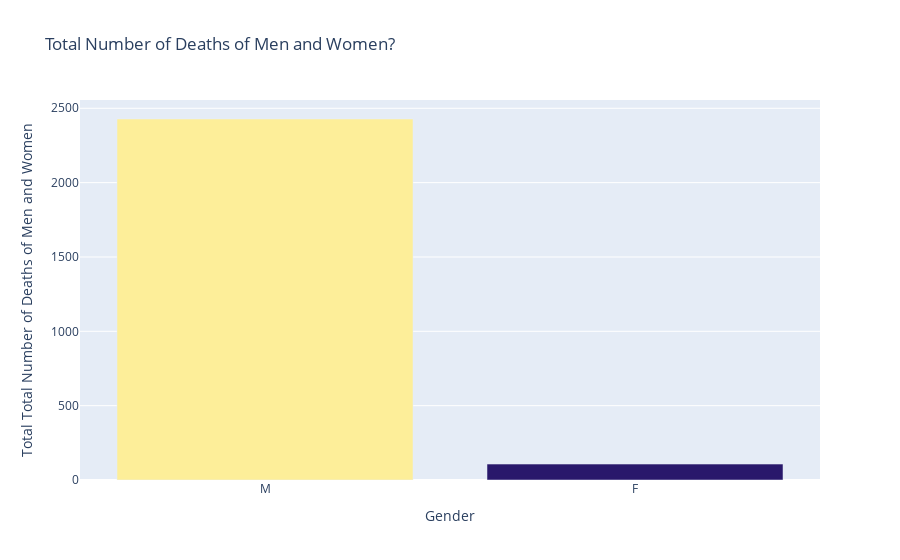

Here is the notebook cell this chart was saved with:
### Code cell
bar = px.bar(x=['M', 'F'],
             y=killed_gender.values,
             color=killed_gender.values,
             color_continuous_scale=px.colors.sequential.haline,
             title='Total Number of Deaths of Men and Women?')

bar.update_layout(xaxis_title='Gender', 
                  yaxis_title='Total Total Number of Deaths of Men and Women',
                  coloraxis_showscale=False)
bar.show()

### Figure 1 — Plotly figure (JSON) as saved in the notebook; plotly's stock layout.template omitted (floating-point values rounded to 4 significant figures)
{"data": [{"alignmentgroup": "True", "hovertemplate": "x=%{x}<br>y=%{y}<br>color=%{marker.color}<extra></extra>", "legendgroup": "", "marker": {"color": [2428, 107], "coloraxis": "coloraxis", "pattern": {"shape": ""}}, "name": "", "offsetgroup": "", "orientation": "v", "showlegend": false, "textposition": "auto", "type": "bar", "x": ["M", "F"], "xaxis": "x", "y": [2428, 107], "yaxis": "y"}], "layout": {"barmode": "relative", "coloraxis": {"colorbar": {"title": {"text": "color"}}, "colorscale": [[0, "rgb(41, 24, 107)"], [0.09091, "rgb(42, 35, 160)"], [0.1818, "rgb(15, 71, 153)"], [0.2727, "rgb(18, 95, 142)"], [0.3636, "rgb(38, 116, 137)"], [0.4545, "rgb(53, 136, 136)"], [0.5455, "rgb(65, 157, 133)"], [0.6364, "rgb(81, 178, 124)"], [0.7273, "rgb(111, 198, 107)"], [0.8182, "rgb(160, 214, 91)"], [0.9091, "rgb(212, 225, 112)"], [1, "rgb(253, 238, 153)"]], "showscale": false}, "legend": {"tracegroupgap": 0}, "title": {"text": "Total Number of Deaths of Men and Women?"}, "xaxis": {"anchor": "y", "domain": [0, 1], "title": {"text": "Gender"}}, "yaxis": {"anchor": "x", "domain": [0, 1], "title": {"text": "Total Total Number of Deaths of Men and Women"}}}}
